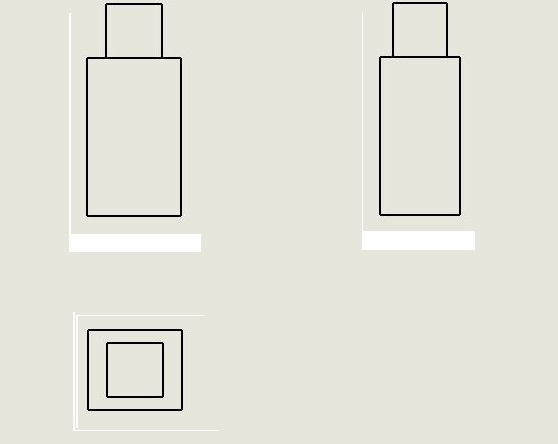
#> input picture codes/drawings/cube2.JPG, 558 x 444 px, found by its file name
$ python cube2.py
#> lines starting #> are read from the running program, lines starting #| are printed output that depends on the picture; after the words box and inside, x2 and y2 are one past the last pixel; in counts of white or black regions, pixels touching at a corner belong together
# -*- coding: utf-8 -*-
"""
Created on Wed Nov 27 19:07:05 2019

@author: prateekspawar
"""

import numpy as np
import cv2
import openpyscad as ops
def detect(c):
    shape=[]
    approx = cv2.approxPolyDP(c,0.01*cv2.arcLength(c,True),True)

    if ((len(approx) > 10)):
        shape = "circle"
		# return the name of the shape
    return shape
def vertices( threshf ):
    contours, hierarchy = cv2.findContours(threshf,cv2.RETR_TREE,cv2.CHAIN_APPROX_SIMPLE)
    cv2.drawContours(threshf,contours,-1,(0,255,0),3)

    block=[]
    circle=[]
    for i in range(1,len(contours)):
        if( detect(contours[i])!="circle" and len(contours[i])==4):
            block.append(contours[i])
        if(detect(contours[i])=="circle"):
            circle.append(contours[i])

    vertexf=[]

    for i in range(0,len(block)):
        vertexf.append([])
        for j in range(0,4):
            vertexf[i].append([])
            vertexf[i][j].append(block[i][j][0][0])
            vertexf[i][j].append(block[i][j][0][1])
#    print("vertexes",vertexf)
    for i in range(0,len(vertexf)):
        for l in range(0,len(vertexf)):

            for j in range(0,len(vertexf[i])):
                for k in range(0,len(vertexf[i])):

                    if( abs(vertexf[i][j][0]-vertexf[l][k][0])<=5):
                        vertexf[i][j][0]=vertexf[l][k][0]=(vertexf[i][j][0]+vertexf[l][k][0])/2
                    if( abs(vertexf[i][j][1]-vertexf[l][k][1])<=5):
                        vertexf[i][j][1]=vertexf[l][k][1]=(vertexf[i][j][1]+vertexf[l][k][1])/2
    circlef=[]
    M=[]
    cx=[]
    cy=[]
    area=[]
    for i in range(0,len(circle)):
        circlef.append([])
        M[i] = cv2.moments(circle[i])
        cx[i] = int(M[i]['m10']/M[i]['m00'])
        cy[i] = int(M[i]['m01']/M[i]['m00'])
        area[i] = cv2.contourArea(circle[i])
        circlef[i].append(cx[i])
        circlef[i].append(cy[i])
        circlef[i].append(area[i])

    return(vertexf,circlef)
def diff(vertex):
#    print("in diff")
    xdiff=[]
    ydiff=[]
    for i in range(0,len(vertex)):
        j=0
        for j in range(0,len(vertex)):
            if(vertex[i][0]-vertex[j][0]!=0):
               xdiff.append(abs(vertex[i][0]-vertex[j][0]))
            if(vertex[i][1]-vertex[j][1]!=0):
                ydiff.append(abs(vertex[i][1]-vertex[j][1]))
#    print(xdiff)
#    print(ydiff)
    i=0
    while(i<len(xdiff)):
        j=0
        while(j<len(xdiff)):
            if(i!=j):
                if(xdiff[i]==xdiff[j]):
                    xdiff.pop(j)
#                    print(j,"is poped")
                    j=j-1

            j=j+1
        i=i+1
    i=0
    while(i<len(ydiff)):
        j=0
        while(j<len(ydiff)):
            if(i!=j):
                if(ydiff[i]==ydiff[j]):
                    ydiff.pop(j)
                    j=j-1
            j=j+1
        i=i+1
#    print(xdiff)
#    print(ydiff)
    return(xdiff,ydiff)

img=cv2.imread('drawings/cube2.jpg')
#> img is the input picture: shape (444, 558, 3); mean B, G, R 217.7, 227.1, 227.2
gray = cv2.cvtColor(img,cv2.COLOR_BGR2GRAY)
ret,thresh = cv2.threshold(gray,127,255,0)
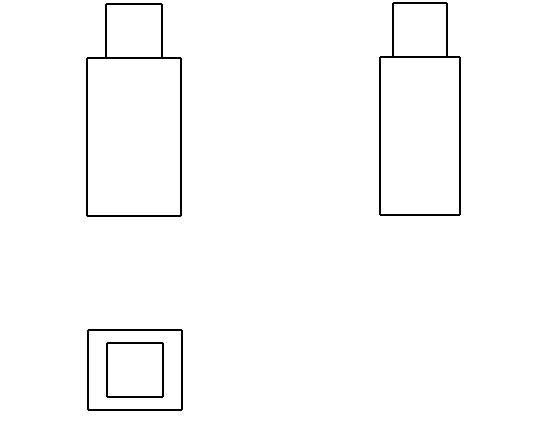
#> thresh: shape (444, 558); 98.5% white; black in thin lines or dots, all inside (x1, y1, x2, y2) = (86, 2, 461, 411)
h,w=thresh.shape
threshf=thresh[0:int(h/2),0:int(w/2)]
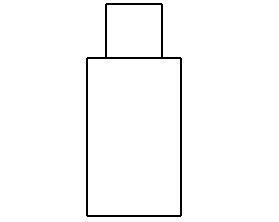
#> threshf: shape (222, 279); 97.9% white; black in thin lines or dots, all inside (x1, y1, x2, y2) = (86, 3, 182, 217)
thresht=thresh[int(h/2):h,0:int(w/2)]
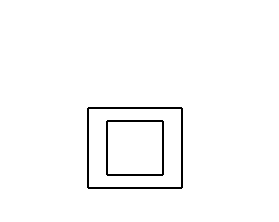
#> thresht: shape (222, 279); 98.2% white; black in thin lines or dots, all inside (x1, y1, x2, y2) = (87, 107, 183, 189)
threshs=thresh[0:int(h/2),int(w/2):w]
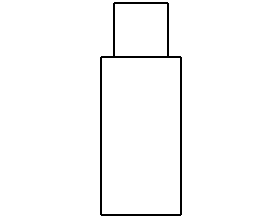
#> threshs: shape (222, 279); 98% white; black in thin lines or dots, all inside (x1, y1, x2, y2) = (100, 2, 182, 216)
vertexf,circlef=vertices(threshf)
#> in vertices, `contours, hierarchy = cv2.findContours(threshf,cv2.RETR_TREE,cv2.CHAIN..`: contours = 4 contours; box (x1, y1, x2, y2) and area: (0, 0, 279, 222) 61438, (85, 2, 183, 218) 18791, (88, 59, 180, 215) 14105, (107, 5, 161, 57) 2703
#> the loop in vertices, `for i in range(1,len(contours)):` made 3 passes
#> after the loop in vertices, `for i in range(1,len(contours)):`: block = 2 contours; box (x1, y1, x2, y2) and area: (88, 59, 180, 215) 14105, (107, 5, 161, 57) 2703; circle = []
#> the loop in vertices, `for i in range(0,len(block)):` made 2 passes
#> after the loop in vertices, `for i in range(0,len(block)):`: vertexf = [[[88, 59], [88, 214], [179, 214], [179, 59]], [[107, 5], [107, 56], [160, 56], [160, 5]]]
#> the loop in vertices, `for i in range(0,len(vertexf)):` made 2 passes
#> after the loop in vertices, `for i in range(0,len(vertexf)):`: vertexf = [[[88, 57.5], [88, 214], [179, 214], [179, 57.5]], [[107, 5], [107, 57.5], [160, 57.5], [160, 5]]]
#> after the loop in vertices, `for i in range(0,len(circle)):`: M = []
#> circlef = []
vertext,circlet=vertices(thresht)
#> in vertices (call 2), `contours, hierarchy = cv2.findContours(threshf,cv2.RETR_TREE,cv2.CHAIN..`: contours = 5 contours; box (x1, y1, x2, y2) and area: (0, 0, 279, 222) 61438, (86, 106, 184, 190) 8043, (89, 109, 181, 187) 7007, (105, 119, 165, 177) 3355, (108, 122, 162, 174) 2703
#> the loop in vertices (call 2), `for i in range(1,len(contours)):` made 4 passes
#> after the loop in vertices (call 2), `for i in range(1,len(contours)):`: block = 2 contours; box (x1, y1, x2, y2) and area: (89, 109, 181, 187) 7007, (108, 122, 162, 174) 2703
#> the loop in vertices (call 2), `for i in range(0,len(block)):` made 2 passes
#> the loop in vertices (call 2), `for i in range(0,len(vertexf)):` made 2 passes
#> vertext = [[[89, 109], [89, 186], [180, 186], [180, 109]], [[108, 122], [108, 173], [161, 173], [161, 122]]]; circlet = []
vertexs,circles=vertices(threshs)
#> in vertices (call 3), `contours, hierarchy = cv2.findContours(threshf,cv2.RETR_TREE,cv2.CHAIN..`: contours = 4 contours; box (x1, y1, x2, y2) and area: (0, 0, 279, 222) 61438, (99, 1, 183, 217) 16429, (102, 58, 180, 214) 11935, (115, 4, 167, 56) 2601
#> in vertices (call 3), `cv2.drawContours(threshf,contours,-1,(0,255,0),3)`:
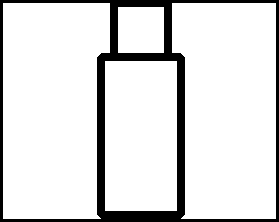
#> threshf: shape (222, 279); 87.5% white; 1 black region
#> the loop in vertices (call 3), `for i in range(1,len(contours)):` made 3 passes
#> after the loop in vertices (call 3), `for i in range(1,len(contours)):`: block = 2 contours; box (x1, y1, x2, y2) and area: (102, 58, 180, 214) 11935, (115, 4, 167, 56) 2601
#> in vertices (call 3), `vertexf=[]`: vertexf = []
#> the loop in vertices (call 3), `for i in range(0,len(block)):` made 2 passes
#> after the loop in vertices (call 3), `for i in range(0,len(block)):`: vertexf = [[[102, 58], [102, 213], [179, 213], [179, 58]], [[115, 4], [115, 55], [166, 55], [166, 4]]]
#> the loop in vertices (call 3), `for i in range(0,len(vertexf)):` made 2 passes
#> after the loop in vertices (call 3), `for i in range(0,len(vertexf)):`: vertexf = [[[102, 56.5], [102, 213], [179, 213], [179, 56.5]], [[115, 4], [115, 56.5], [166, 56.5], [166, 4]]]
#> vertexs has the same summary as vertexf in vertices; circles = []
print("front",vertexf)
#| front [[[88.0, 57.5], [88.0, 214.0], [179.0, 214.0], [179.0, 57.5]], [[107.0, 5.0], [107.0, 57.5], [160.0, 57.5], [160.0, 5.0]]]
print("Top",vertext)
#| Top [[[89.0, 109.0], [89.0, 186.0], [180.0, 186.0], [180.0, 109.0]], [[108.0, 122.0], [108.0, 173.0], [161.0, 173.0], [161.0, 122.0]]]
print("Side",vertexs)
#| Side [[[102.0, 56.5], [102.0, 213.0], [179.0, 213.0], [179.0, 56.5]], [[115.0, 4.0], [115.0, 56.5], [166.0, 56.5], [166.0, 4.0]]]
xdifff=[];ydifff=[];xdifft=[];ydifft=[];xdiffs=[];ydiffs=[]

for i in range(0,len(vertexf)):
    xdifff.append([])
    ydifff.append([])
    xdifff[i],ydifff[i]=diff(vertexf[i])
#> this loop made 2 passes
#> after the loop, xdifff = [[91], [53]]; ydifff = [[156.5], [52.5]]
for i in range(0,len(vertext)):
    xdifft.append([])
    ydifft.append([])
    xdifft[i],ydifft[i]=diff(vertext[i])
#> after the loop, xdifft = [[91], [53]]; ydifft = [[77], [51]]
for i in range(0,len(vertexs)):
    xdiffs.append([])
    ydiffs.append([])
    xdiffs[i],ydiffs[i]=diff(vertexs[i])
#> after the loop, xdiffs = [[77], [51]]; ydiffs = [[156.5], [52.5]]
#print("front",xdifff,ydifff)
#print("top",xdifft,ydifft)
#print("side",xdiffs,ydiffs)

xfsa1=[];xfsa2=[];yfsa1=[];yfsa2=[]

for i  in range(0,len(vertexf)):
    xfsa1.append([])
    xfsa2.append([])
    c=0
    for j in range(1,4):
        if(vertexf[i][0][0]==vertexf[i][j][0]):
            if((j==1 and vertexf[i][2][0]==vertexf[i][3][0]) or (j==2 and vertexf[i][1][0]==vertexf[i][3][0]) or (j==3 and vertexf[i][1][0]==vertexf[i][2][0])):
                c=1
                break
    if(c==1):
        xfsa1[i]=vertexf[i][0][1]
        xfsa2[i]=vertexf[i][j][1]
    else:
         xfsa1[i]=-1
         xfsa2[i]=-1
#> this loop made 2 passes
#> after the loop, xfsa1 = [57.5, 5]; xfsa2 = [214, 57.5]

for i  in range(0,len(vertexf)):
    yfsa1.append([])
    yfsa2.append([])
    c=0
    for j in range(1,4):
        if(vertexf[i][0][1]==vertexf[i][j][1]):
            if((j==1 and vertexf[i][2][1]==vertexf[i][3][1]) or (j==2 and vertexf[i][1][1]==vertexf[i][3][1]) or (j==3 and vertexf[i][1][1]==vertexf[i][2][1])):
                c=1
                break
    if(c==1):
        yfsa1[i]=vertexf[i][0][0]
        yfsa2[i]=vertexf[i][j][0]
    else:
         yfsa1[i]=-1
         yfsa2[i]=-1
#> after the loop, yfsa1 = [88, 107]; yfsa2 = [179, 160]
xtsa1=[];xtsa2=[];ytsa1=[];ytsa2=[]
for i  in range(0,len(vertext)):
    xtsa1.append([])
    xtsa2.append([])
    c=0
    for j in range(1,4):
        if(vertext[i][0][0]==vertext[i][j][0]):
            if((j==1 and vertext[i][2][0]==vertext[i][3][0]) or (j==2 and vertext[i][1][0]==vertext[i][3][0]) or (j==3 and vertext[i][1][0]==vertext[i][2][0])):
                c=1
                break
    if(c==1):
        xtsa1[i]=vertext[i][0][1]
        xtsa2[i]=vertext[i][j][1]
    else:
         xtsa1[i]=-1
         xtsa2[i]=-1
#> after the loop, xtsa1 = [109, 122]; xtsa2 = [186, 173]


for i  in range(0,len(vertext)):
    ytsa1.append([])
    ytsa2.append([])
    c=0
    for j in range(1,4):
        if(vertext[i][0][1]==vertext[i][j][1]):
            if((j==1 and vertext[i][2][1]==vertext[i][3][1]) or (j==2 and vertext[i][1][1]==vertext[i][3][1]) or (j==3 and vertext[i][1][1]==vertext[i][2][1])):
                c=1
                break
    if(c==1):
        ytsa1[i]=vertext[i][0][0]
        ytsa2[i]=vertext[i][j][0]
    else:
         ytsa1[i]=-1
         ytsa2[i]=-1
#> after the loop, ytsa1 = [89, 108]; ytsa2 = [180, 161]

xssa1=[];xssa2=[];yssa1=[];yssa2=[]
for i  in range(0,len(vertexs)):
    xssa1.append([])
    xssa2.append([])
    c=0
    for j in range(1,4):
        if(vertexs[i][0][0]==vertexs[i][j][0]):
            if((j==1 and vertexs[i][2][0]==vertexs[i][3][0]) or (j==2 and vertexs[i][1][0]==vertexs[i][3][0]) or (j==3 and vertexs[i][1][0]==vertexs[i][2][0])):
                c=1
                break
    if(c==1):
        xssa1[i]=vertexs[i][0][1]
        xssa2[i]=vertexs[i][j][1]
    else:
         xssa1[i]=-1
         xssa2[i]=-1
#> after the loop, xssa1 = [56.5, 4]; xssa2 = [213, 56.5]


for i  in range(0,len(vertexs)):
    yssa1.append([])
    yssa2.append([])
    c=0
    for j in range(1,4):
        if(vertexs[i][0][1]==vertexs[i][j][1]):
            if((j==1 and vertexs[i][2][1]==vertexs[i][3][1]) or (j==2 and vertexs[i][1][1]==vertexs[i][3][1]) or (j==3 and vertexs[i][1][1]==vertexs[i][2][1])):
                c=1
                break
    if(c==1):
        yssa1[i]=vertexs[i][0][0]
        yssa2[i]=vertexs[i][j][0]
    else:
         yssa1[i]=-1
         yssa2[i]=-1
#> after the loop, yssa1 = [102, 115]; yssa2 = [179, 166]

# [6 lines of commented-out code are left out]
cuboid=[]
u=0
for i in range(0,len(vertexf)):
    for j in range(0,len(vertext)):
        for k in range(0,len(vertexs)):

            if(((abs(xfsa1[i]-xssa1[k])<5 and abs(xfsa2[i]-xssa2[k])<5) or (abs(xfsa1[i]-xssa2[k])<5 and abs(xfsa2[i]-xssa1[k])<5)) and \
               ((abs(yfsa1[i]-ytsa1[j])<5 and abs(yfsa2[i]-ytsa2[j])<5) or (abs(yfsa1[i]-ytsa2[j])<5 and abs(yfsa2[i]-ytsa1[j])<5))):

                cuboid.append([])
                print("i=",i,"j=",j,"k=",k)
                l=(xdifff[i][0]+xdifft[j][0])/2
                b=(ydifff[i][0]+ydiffs[k][0])/2
                h=(ydifft[j][0]+xdiffs[k][0])/2
                cuboid[u].append(l);cuboid[u].append(b);cuboid[u].append(h)
                cx=[];cy=[];cz=[]


#                print(l,b,h)
                if(yfsa1[i]>yfsa2[i]):

                    cx=(yfsa2[i])+l/2
                else:
                    cx=(yfsa1[i])+l/2
                if(xfsa1[i]>xfsa2[i]):
                    cy=int(xfsa2[i])+b/2
                else:
                    cy=int(xfsa1[i])+b/2
                if(xtsa1[j]>xtsa2[j]):
                    cz=int(xtsa2[j])+h/2
                else:
                    cz=int(xtsa1[j])+h/2
                cuboid[u].append(cx);cuboid[u].append(cy);cuboid[u].append(cz)
                u=u+1
#> this loop made 2 passes
#| i= 0 j= 0 k= 0
#| i= 1 j= 1 k= 1
#> after the loop, cuboid = [[91, 156.5, 77, 133.5, 135.2, 147.5], [53, 52.5, 51, 133.5, 31.25, 147.5]]; u = 2

i=0;j=0
while(i<len(cuboid)):
    while(j<len(cuboid)):
#        print("i is:",i,"j is:",j)
        if(i!=j and cuboid[i]==cuboid[j]):
            cuboid.pop(j)
#            print(j,"is popped")
            j=j-1

        j=j+1
    i=i+1
    j=0
#> this loop made 2 passes
#> (i, j) on passes 1 to 2: (1, 0), (2, 0)
#> after the loop, i = 2
print(cuboid)
#| [[91.0, 156.5, 77.0, 133.5, 135.25, 147.5], [53.0, 52.5, 51.0, 133.5, 31.25, 147.5]]


#> (the run stopped early here; a loop or call above may not have finished)

$ run again, with codes/drawings/cube1.JPG copied over codes/drawings/cube2.JPG
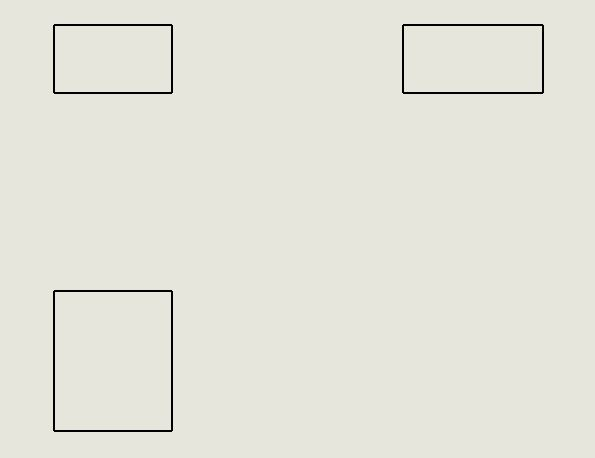
#> input picture codes/drawings/cube1.JPG, 595 x 458 px, found by its file name
#> img is the input picture: shape (458, 595, 3); mean B, G, R 217.9, 227.8, 227.8
#> `ret,thresh = cv2.threshold(gray,127,255,0)`:
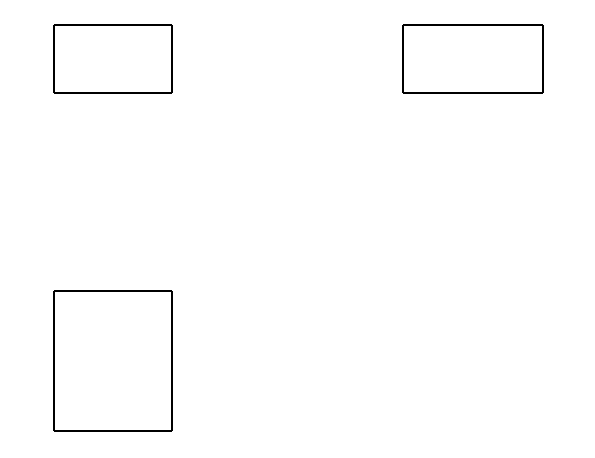
#> thresh: shape (458, 595); 99% white; black in thin lines or dots, all inside (x1, y1, x2, y2) = (53, 24, 544, 432)
#> thresht: shape (229, 297); 98.5% white; black in thin lines or dots, all inside (x1, y1, x2, y2) = (53, 61, 173, 203)
#> threshs: shape (229, 298); 98.8% white; black in thin lines or dots, all inside (x1, y1, x2, y2) = (105, 24, 247, 94)
#> contours = 3 contours; box (x1, y1, x2, y2) and area: (0, 0, 297, 229) 67488, (52, 23, 174, 95) 8583, (55, 26, 171, 92) 7475
#> the loop in vertices, `for i in range(1,len(contours)):` made 2 passes
#> after the loop in vertices, `for i in range(1,len(contours)):`: block = [[[55, 26], [55, 91], [170, 91], [170, 26]]]; circle = []
#> the loop in vertices, `for i in range(0,len(block)):` made 1 pass
#> after the loop in vertices, `for i in range(0,len(block)):`: vertexf = [[[55, 26], [55, 91], [170, 91], [170, 26]]]
#> the loop in vertices, `for i in range(0,len(vertexf)):` made 1 pass
#> after the loop in vertices, `for i in range(0,len(circle)):`: M = []
#> `vertexf,circlef=vertices(threshf)`: vertexf = [[[55, 26], [55, 91], [170, 91], [170, 26]]]; circlef = []
#> contours = 3 contours; box (x1, y1, x2, y2) and area: (0, 0, 297, 229) 67488, (52, 60, 174, 204) 17295, (55, 63, 171, 201) 15755
#> the loop in vertices (call 2), `for i in range(1,len(contours)):` made 2 passes
#> the loop in vertices (call 2), `for i in range(0,len(block)):` made 1 pass
#> the loop in vertices (call 2), `for i in range(0,len(vertexf)):` made 1 pass
#> vertext = [[[55, 63], [55, 200], [170, 200], [170, 63]]]; circlet = []
#> contours = 3 contours; box (x1, y1, x2, y2) and area: (0, 0, 298, 229) 67716, (104, 23, 248, 95) 10145, (107, 26, 245, 92) 8905
#> in vertices (call 3), `cv2.drawContours(threshf,contours,-1,(0,255,0),3)`:
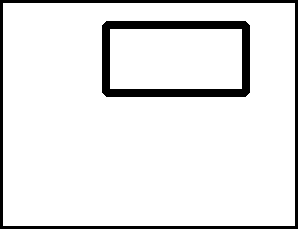
#> threshf: shape (229, 298); 90.6% white; 2 black regions, box (x1, y1, x2, y2) and area: (102, 21, 250, 97) 3288, (0, 0, 298, 229) 3126
#> the loop in vertices (call 3), `for i in range(1,len(contours)):` made 2 passes
#> after the loop in vertices (call 3), `for i in range(1,len(contours)):`: block = [[[107, 26], [107, 91], [244, 91], [244, 26]]]
#> in vertices (call 3), `vertexf=[]`: vertexf = []
#> the loop in vertices (call 3), `for i in range(0,len(block)):` made 1 pass
#> after the loop in vertices (call 3), `for i in range(0,len(block)):`: vertexf = [[[107, 26], [107, 91], [244, 91], [244, 26]]]
#> the loop in vertices (call 3), `for i in range(0,len(vertexf)):` made 1 pass
#> circles = []
#| front [[[55.0, 26.0], [55.0, 91.0], [170.0, 91.0], [170.0, 26.0]]]
#| Top [[[55.0, 63.0], [55.0, 200.0], [170.0, 200.0], [170.0, 63.0]]]
#| Side [[[107.0, 26.0], [107.0, 91.0], [244.0, 91.0], [244.0, 26.0]]]
#> the loop `for i in range(0,len(vertexf)):` made 1 pass
#> after the loop `for i in range(0,len(vertexf)):`: xdifff = [[115]]; ydifff = [[65]]
#> the loop `for i in range(0,len(vertext)):` made 1 pass
#> after the loop `for i in range(0,len(vertext)):`: xdifft = [[115]]; ydifft = [[137]]
#> the loop `for i in range(0,len(vertexs)):` made 1 pass
#> after the loop `for i in range(0,len(vertexs)):`: ydiffs = [[65]]
#> the loop `for i  in range(0,len(vertexf)):` made 1 pass
#> after the loop `for i  in range(0,len(vertexf)):`: xfsa1 = [26]; xfsa2 = [91]
#> after the loop `for i  in range(0,len(vertexf)):`: yfsa1 = [55]; yfsa2 = [170]
#> the loop `for i  in range(0,len(vertext)):` made 1 pass
#> after the loop `for i  in range(0,len(vertext)):`: xtsa1 = [63]; xtsa2 = [200]
#> after the loop `for i  in range(0,len(vertext)):`: ytsa1 = [55]; ytsa2 = [170]
#> the loop `for i  in range(0,len(vertexs)):` made 1 pass
#> after the loop `for i  in range(0,len(vertexs)):`: xssa1 = [26]; xssa2 = [91]
#> after the loop `for i  in range(0,len(vertexs)):`: yssa1 = [107]; yssa2 = [244]
#> the loop `for i in range(0,len(vertexf)):` made 1 pass
#| i= 0 j= 0 k= 0
#> after the loop `for i in range(0,len(vertexf)):`: cuboid = [[115, 65, 137, 112.5, 58.5, 131.5]]; u = 1
#> the loop `while(i<len(cuboid)):` made 1 pass
#> (i, j) on pass 1: (1, 0)
#| [[115.0, 65.0, 137.0, 112.5, 58.5, 131.5]]
